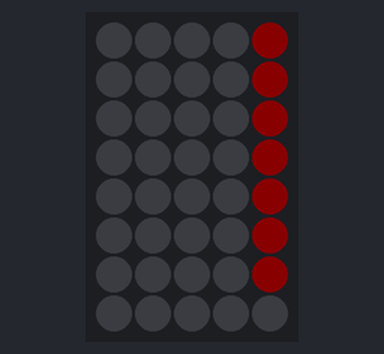
Recording of a sketch running on a simulated Arduino Uno, built with avr-gcc and run on an emulated ATmega328P. On the bench: 5×8 RGB LED matrix (first LED top left, wired row by row). Dim RGB values are drawn brighter than linear.

Above: at 0.32 s.
At 5.02 s:
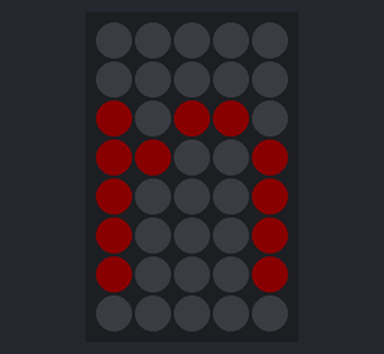
At 9.79 s:
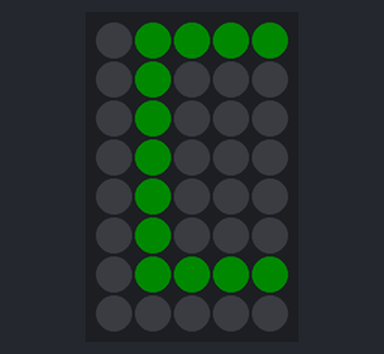
At 19.91 s:
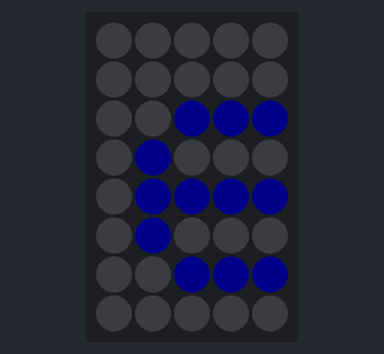
At 29.8 s:
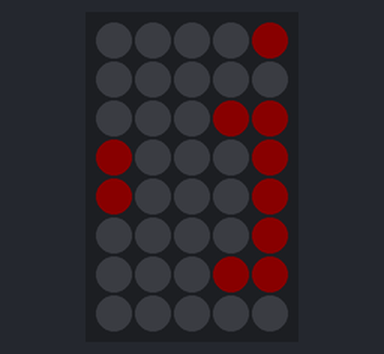
At 39.69 s:
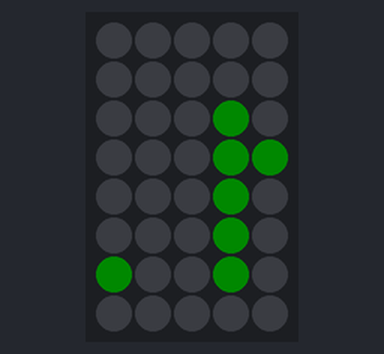

The sketch:

02.ino
```cpp
// Adafruit_NeoMatrix example for single NeoPixel Shield.
// Scrolls 'Howdy' across the matrix in a portrait (vertical) orientation.

#include <Adafruit_GFX.h>
#include <Adafruit_NeoMatrix.h>
#include <Adafruit_NeoPixel.h>
#define PIN 6

Adafruit_NeoMatrix matrix = Adafruit_NeoMatrix(5, 8, PIN,
  NEO_MATRIX_TOP     + NEO_MATRIX_RIGHT +
  NEO_MATRIX_COLUMNS + NEO_MATRIX_PROGRESSIVE,
  NEO_GRB            + NEO_KHZ800);

const uint16_t colors[] = {
  matrix.Color(255, 0, 0), matrix.Color(0, 255, 0), matrix.Color(0, 0, 255) };

void setup() {
  matrix.begin();
  matrix.setTextWrap(false);
  matrix.setBrightness(10);
  matrix.setTextColor(colors[0]);
}

int x    = matrix.width();
int pass = 0;

void loop() {
  matrix.fillScreen(0);
  matrix.setCursor(x, 0);
  matrix.print(F("Dein"));
  if(--x < -36) {
    x = matrix.width();
    if(++pass >= 3) pass = 0;
    matrix.setTextColor(colors[pass]);
  }
  matrix.show();
  delay(200);
}
```
